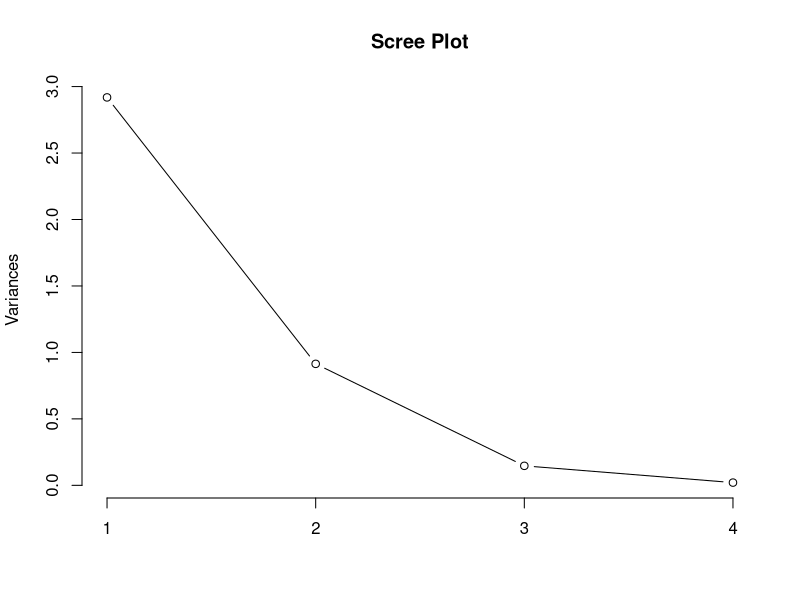
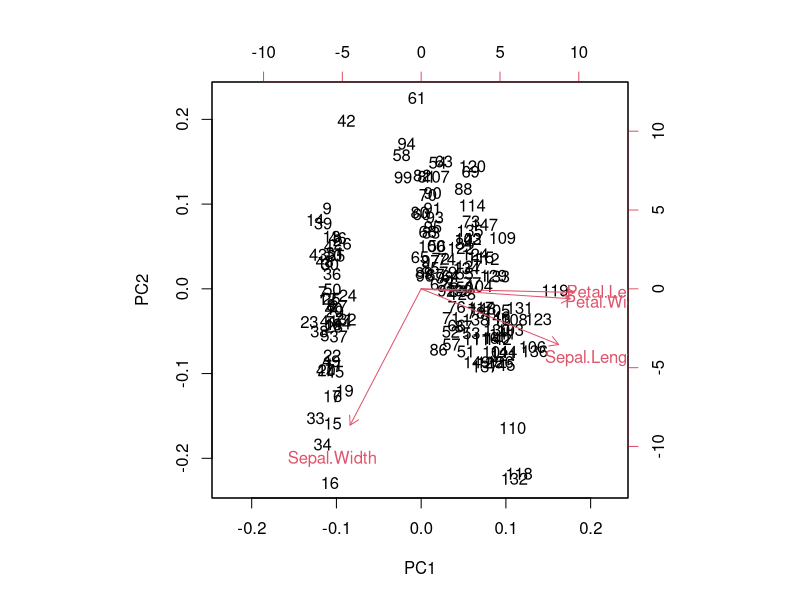

Source code (R) for these figures, in order:
# Load the Iris dataset
data(iris)

# Standardize the data
scaled_data <- scale(iris[, 1:4])

# Perform PCA
pca_result <- prcomp(scaled_data)

# View the summary of PCA
summary(pca_result)

# Access the loadings (weights)
loadings_matrix <- pca_result$rotation

print("Loadings (Weights):")
print(loadings_matrix)

# Access the scores (transformed data in the principal component space)
scores <- pca_result$x
print("Scores (Transformed Data in PC Space):")
print(scores)

# Plot the scree plot to visualize the proportion of variance explained by each PC
plot(pca_result, type = "l", main = "Scree Plot")

# Biplot to visualize both loadings and scores
biplot(pca_result)
